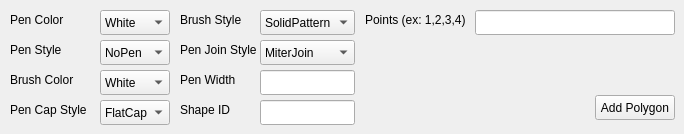
    <widget class="QWidget" name="Polygon">
     <attribute name="title">
      <string>Polygon</string>
     </attribute>
     <widget class="QLabel" name="GBrushStyleLabel">
      <property name="geometry">
       <rect>
        <x>180</x>
        <y>10</y>
        <width>80</width>
        <height>20</height>
       </rect>
      </property>
      <property name="text">
       <string>Brush Style</string>
      </property>
     </widget>
     <widget class="QLabel" name="GPenStyleLabel">
      <property name="geometry">
       <rect>
        <x>10</x>
        <y>40</y>
        <width>80</width>
        <height>20</height>
       </rect>
      </property>
      <property name="text">
       <string>Pen Style</string>
      </property>
     </widget>
     <widget class="QComboBox" name="GPenJoinStyles">
      <property name="geometry">
       <rect>
        <x>260</x>
        <y>40</y>
        <width>95</width>
        <height>25</height>
       </rect>
      </property>
      <item>
       <property name="text">
        <string>MiterJoin</string>
       </property>
      </item>
      <item>
       <property name="text">
        <string>BevelJoin</string>
       </property>
      </item>
      <item>
       <property name="text">
        <string>RoundJoin</string>
       </property>
      </item>
     </widget>
     <widget class="QLabel" name="GBrushColorLabel">
      <property name="geometry">
       <rect>
        <x>10</x>
        <y>70</y>
        <width>80</width>
        <height>20</height>
       </rect>
      </property>
      <property name="text">
       <string>Brush Color</string>
      </property>
     </widget>
     <widget class="QComboBox" name="GPenCapStyles">
      <property name="geometry">
       <rect>
        <x>100</x>
        <y>100</y>
        <width>70</width>
        <height>25</height>
       </rect>
      </property>
      <item>
       <property name="text">
        <string>FlatCap</string>
       </property>
      </item>
      <item>
       <property name="text">
        <string>SquareCap</string>
       </property>
      </item>
      <item>
       <property name="text">
        <string>RoundCap</string>
       </property>
      </item>
     </widget>
     <widget class="QLabel" name="GShapeLabel">
      <property name="geometry">
       <rect>
        <x>180</x>
        <y>100</y>
        <width>80</width>
        <height>20</height>
       </rect>
      </property>
      <property name="text">
       <string>Shape ID</string>
      </property>
     </widget>
     <widget class="QComboBox" name="GPenStyles">
      <property name="geometry">
       <rect>
        <x>100</x>
        <y>40</y>
        <width>70</width>
        <height>25</height>
       </rect>
      </property>
      <item>
       <property name="text">
        <string>NoPen</string>
       </property>
      </item>
      <item>
       <property name="text">
        <string>SolidLine</string>
       </property>
      </item>
      <item>
       <property name="text">
        <string>DashLine</string>
       </property>
      </item>
      <item>
       <property name="text">
        <string>DotLine</string>
       </property>
      </item>
      <item>
       <property name="text">
        <string>DashDotLine</string>
       </property>
      </item>
      <item>
       <property name="text">
        <string>DashDotDotLine</string>
       </property>
      </item>
     </widget>
     <widget class="QComboBox" name="GBrushStyles">
      <property name="geometry">
       <rect>
        <x>260</x>
        <y>10</y>
        <width>95</width>
        <height>25</height>
       </rect>
      </property>
      <item>
       <property name="text">
        <string>SolidPattern</string>
       </property>
      </item>
      <item>
       <property name="text">
        <string>HorPattern</string>
       </property>
      </item>
      <item>
       <property name="text">
        <string>VerPattern</string>
       </property>
      </item>
      <item>
       <property name="text">
        <string>NoBrush</string>
       </property>
      </item>
     </widget>
     <widget class="QLabel" name="GPenCapStyleLabel">
      <property name="geometry">
       <rect>
        <x>10</x>
        <y>100</y>
        <width>80</width>
        <height>20</height>
       </rect>
      </property>
      <property name="text">
       <string>Pen Cap Style</string>
      </property>
     </widget>
     <widget class="QComboBox" name="GPenColors">
      <property name="geometry">
       <rect>
        <x>100</x>
        <y>10</y>
        <width>70</width>
        <height>25</height>
       </rect>
      </property>
      <item>
       <property name="text">
        <string>White</string>
       </property>
      </item>
      <item>
       <property name="text">
        <string>Black</string>
       </property>
      </item>
      <item>
       <property name="text">
        <string>Red</string>
       </property>
      </item>
      <item>
       <property name="text">
        <string>Green</string>
       </property>
      </item>
      <item>
       <property name="text">
        <string>Blue</string>
       </property>
      </item>
      <item>
       <property name="text">
        <string>Cyan</string>
       </property>
      </item>
      <item>
       <property name="text">
        <string>Magenta</string>
       </property>
      </item>
      <item>
       <property name="text">
        <string>Yellow</string>
       </property>
      </item>
      <item>
       <property name="text">
        <string>Gray</string>
       </property>
      </item>
     </widget>
     <widget class="QLabel" name="GPenJoinStyleLabel">
      <property name="geometry">
       <rect>
        <x>180</x>
        <y>40</y>
        <width>80</width>
        <height>20</height>
       </rect>
      </property>
      <property name="text">
       <string>Pen Join Style</string>
      </property>
     </widget>
     <widget class="QLabel" name="GPenColorLabel">
      <property name="geometry">
       <rect>
        <x>10</x>
        <y>10</y>
        <width>80</width>
        <height>20</height>
       </rect>
      </property>
      <property name="text">
       <string>Pen Color</string>
      </property>
     </widget>
     <widget class="QLineEdit" name="GPenWidth">
      <property name="geometry">
       <rect>
        <x>260</x>
        <y>70</y>
        <width>95</width>
        <height>25</height>
       </rect>
      </property>
     </widget>
     <widget class="QLabel" name="GPenWidthLabel">
      <property name="geometry">
       <rect>
        <x>180</x>
        <y>70</y>
        <width>80</width>
        <height>20</height>
       </rect>
      </property>
      <property name="text">
       <string>Pen Width</string>
      </property>
     </widget>
     <widget class="QLineEdit" name="GShapeID">
      <property name="geometry">
       <rect>
        <x>260</x>
        <y>100</y>
        <width>95</width>
        <height>25</height>
       </rect>
      </property>
     </widget>
     <widget class="QLineEdit" name="GPoints">
      <property name="geometry">
       <rect>
        <x>475</x>
        <y>10</y>
        <width>200</width>
        <height>25</height>
       </rect>
      </property>
     </widget>
     <widget class="QLabel" name="GPointsLabel">
      <property name="geometry">
       <rect>
        <x>365</x>
        <y>10</y>
        <width>105</width>
        <height>20</height>
       </rect>
      </property>
      <property name="text">
       <string>Points (ex: 1,2,3,4)</string>
      </property>
     </widget>
     <widget class="QPushButton" name="GAddPolygon">
      <property name="geometry">
       <rect>
        <x>595</x>
        <y>95</y>
        <width>80</width>
        <height>25</height>
       </rect>
      </property>
      <property name="text">
       <string>Add Polygon</string>
      </property>
     </widget>
     <widget class="QComboBox" name="GBrushColors">
      <property name="geometry">
       <rect>
        <x>100</x>
        <y>70</y>
        <width>70</width>
        <height>25</height>
       </rect>
      </property>
      <item>
       <property name="text">
        <string>White</string>
       </property>
      </item>
      <item>
       <property name="text">
        <string>Black</string>
       </property>
      </item>
      <item>
       <property name="text">
        <string>Red</string>
       </property>
      </item>
      <item>
       <property name="text">
        <string>Green</string>
       </property>
      </item>
      <item>
       <property name="text">
        <string>Blue</string>
       </property>
      </item>
      <item>
       <property name="text">
        <string>Cyan</string>
       </property>
      </item>
      <item>
       <property name="text">
        <string>Magenta</string>
       </property>
      </item>
      <item>
       <property name="text">
        <string>Yellow</string>
       </property>
      </item>
      <item>
       <property name="text">
        <string>Gray</string>
       </property>
      </item>
     </widget>
    </widget>
